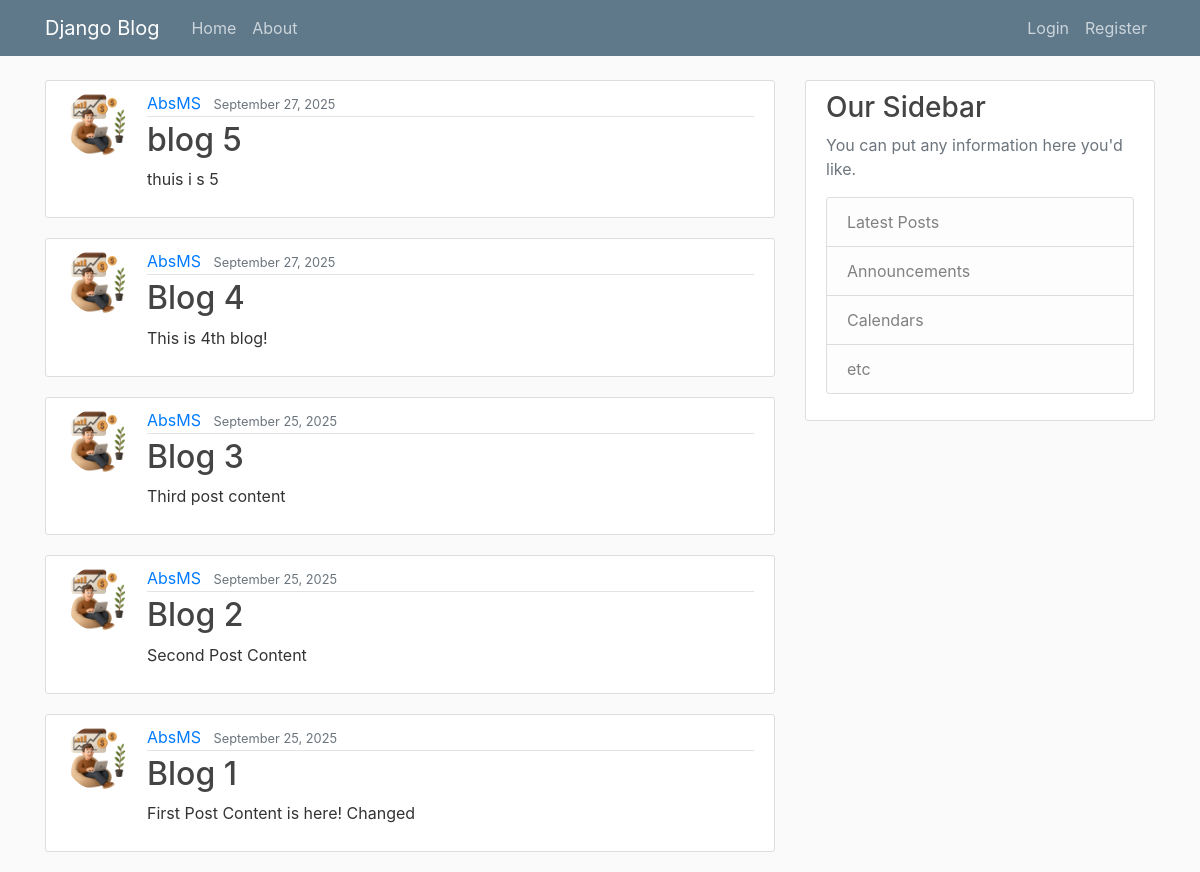
Before: / with the older database file.
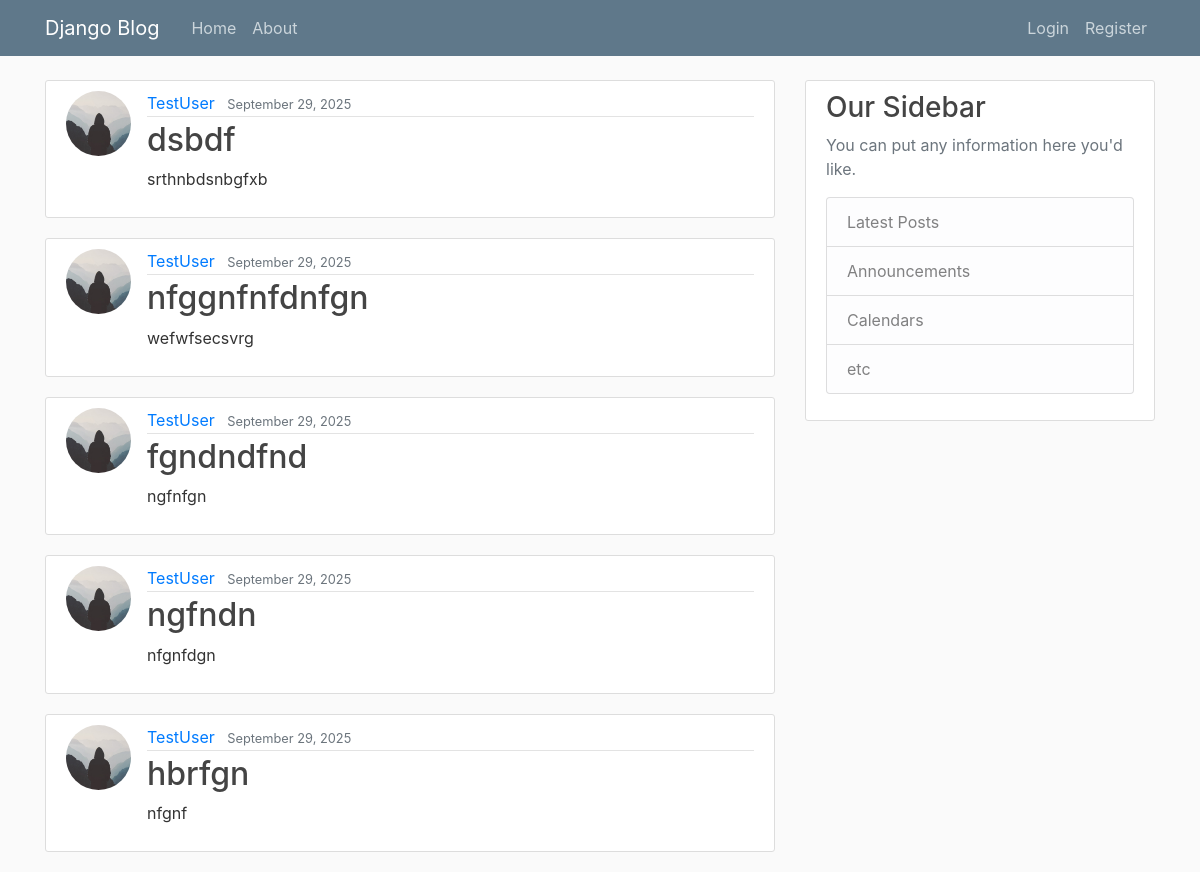
After: the same page with the newer database file.
### blog/models.py (models this page shows, shortened)
class Post(models.Model):
    title = models.CharField(max_length=100)
    content = models.TextField() # different from CharField, for large text
    date_posted = models.DateTimeField(default=timezone.now) # set to current date/time when created
    author = models.ForeignKey(User, on_delete=models.CASCADE) # if user is deleted, delete posts too

### users/models.py (models this page shows, shortened)
class Profile(models.Model):
    user = models.OneToOneField(User, on_delete=models.CASCADE)
    image = models.ImageField(default='default.jpg', upload_to='profile_pics')

### blog/views.py (the view)
# urls.py: path('', PostListView.as_view(), name ='blog-home'),
class PostListView(ListView):
    model = Post
    template_name = 'blog/home.html'  # <app>/<model>_<viewtype>.html
    context_object_name = 'posts'
    ordering = ['-date_posted']
    paginate_by = 5

### blog/templates/blog/home.html
{% extends "blog/base.html" %}
{% block content %}
    {% for post in posts %}
        <article class="media content-section">
          <img class="rounded-circle article-img" src="{{ post.author.profile.image.url }}">
          <div class="media-body">
            <div class="article-metadata">
              <a class="mr-2" href="#">{{ post.author }}</a>
              <small class="text-muted">{{ post.date_posted|date:"F d, Y" }}</small>
            </div>
            <h2><a class="article-title" href="{% url 'post-detail' post.id %}">{{ post.title }}</a></h2>
            <p class="article-content">{{ post.content }}</p>
          </div>
        </article>
    {% endfor %}
{% endblock content %}

Changed rows visible on the page:
no longer on this page (row unchanged): Post: author.profile.image (picture), author "AbsMS", date_posted "September 27, 2025", title "blog 5", content "thuis i s 5"
no longer on this page (row unchanged): Post: author.profile.image (picture), author "AbsMS", date_posted "September 27, 2025", title "Blog 4", content "This is 4th blog!"
no longer on this page (row unchanged): Post: author.profile.image (picture), author "AbsMS", date_posted "September 25, 2025", title "Blog 3", content "Third post content"
no longer on this page (row unchanged): Post: author.profile.image (picture), author "AbsMS", date_posted "September 25, 2025", title "Blog 2", content "Second Post Content"
no longer on this page (row unchanged): Post: author.profile.image (picture), author "AbsMS", date_posted "September 25, 2025", title "Blog 1", content "First Post Content is here! Changed"
added Post: author.profile.image (placeholder picture), author "TestUser", date_posted "September 29, 2025", title "dsbdf", content "srthnbdsnbgfxb"
added Post: author.profile.image (placeholder picture), author "TestUser", date_posted "September 29, 2025", title "nfggnfnfdnfgn", content "wefwfsecsvrg"
added Post: author.profile.image (placeholder picture), author "TestUser", date_posted "September 29, 2025", title "fgndndfnd", content "ngfnfgn"
added Post: author.profile.image (placeholder picture), author "TestUser", date_posted "September 29, 2025", title "ngfndn", content "nfgnfdgn"
added Post: author.profile.image (placeholder picture), author "TestUser", date_posted "September 29, 2025", title "hbrfgn", content "nfgnf"
